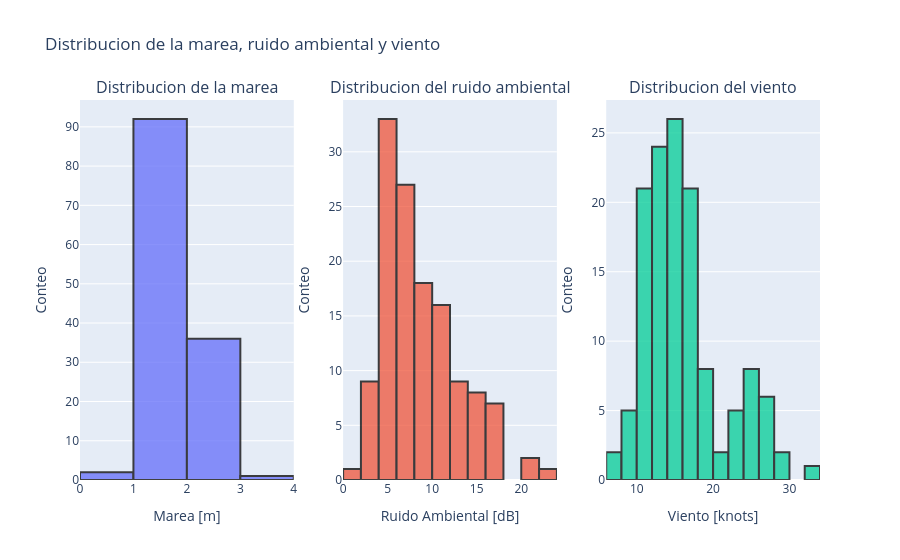

Here is the notebook cell this chart was saved with:
### Code cell
from plotly.subplots import make_subplots
import plotly.graph_objects as go

fig = make_subplots(
    rows=1,
    cols=3,
    subplot_titles=(
        'Distribucion de la marea',
        'Distribucion del ruido ambiental',
        'Distribucion del viento'
    )
)

SeaState_bins = 3
AmbientNoise_bins = 20
Wind_bins = 20

fig.add_trace(
    go.Histogram(
        x=df['Sea State'],
        name='Sea State',
        opacity=0.75,
        nbinsx=SeaState_bins,
        marker=dict(line=dict(width=2, color='black'))
    ),
    row=1, col=1
)

fig.add_trace(
    go.Histogram(
        x=df['Ambient Noise'],
        name='Ambient Noise',
        opacity=0.75,
        nbinsx=AmbientNoise_bins,
        marker=dict(line=dict(width=2, color='black'))
    ),
    row=1, col=2
)

fig.add_trace(
    go.Histogram(
        x=df['Wind'],
        name='Wind',
        opacity=0.75,
        nbinsx=Wind_bins,
        marker=dict(line=dict(width=2, color='black'))
    ),
    row=1, col=3
)

fig.update_layout(
    title_text='Distribucion de la marea, ruido ambiental y viento',
    showlegend=False
)

fig.update_xaxes(title_text='Marea [m]', row=1, col=1)
fig.update_xaxes(title_text='Ruido Ambiental [dB]', row=1, col=2)
fig.update_xaxes(title_text='Viento [knots]', row=1, col=3)

fig.update_yaxes(title_text='Conteo', row=1, col=1)
fig.update_yaxes(title_text='Conteo', row=1, col=2)
fig.update_yaxes(title_text='Conteo', row=1, col=3)

fig.show()

### Figure 1 — Plotly figure (JSON) as saved in the notebook; plotly's stock layout.template omitted (floating-point values rounded to 4 significant figures; data arrays with more than 128 entries replaced by an {"elided": "..."} marker saying what was removed)
{"data": [{"marker": {"line": {"color": "black", "width": 2}}, "name": "Sea State", "nbinsx": 3, "opacity": 0.75, "type": "histogram", "x": {"elided": "131 float values"}, "xaxis": "x", "yaxis": "y"}, {"marker": {"line": {"color": "black", "width": 2}}, "name": "Ambient Noise", "nbinsx": 20, "opacity": 0.75, "type": "histogram", "x": {"elided": "131 float values"}, "xaxis": "x2", "yaxis": "y2"}, {"marker": {"line": {"color": "black", "width": 2}}, "name": "Wind", "nbinsx": 20, "opacity": 0.75, "type": "histogram", "x": {"elided": "131 float values"}, "xaxis": "x3", "yaxis": "y3"}], "layout": {"annotations": [{"font": {"size": 16}, "showarrow": false, "text": "Distribucion de la marea", "x": 0.1444, "xanchor": "center", "xref": "paper", "y": 1, "yanchor": "bottom", "yref": "paper"}, {"font": {"size": 16}, "showarrow": false, "text": "Distribucion del ruido ambiental", "x": 0.5, "xanchor": "center", "xref": "paper", "y": 1, "yanchor": "bottom", "yref": "paper"}, {"font": {"size": 16}, "showarrow": false, "text": "Distribucion del viento", "x": 0.8556, "xanchor": "center", "xref": "paper", "y": 1, "yanchor": "bottom", "yref": "paper"}], "showlegend": false, "title": {"text": "Distribucion de la marea, ruido ambiental y viento"}, "xaxis": {"anchor": "y", "domain": [0, 0.2889], "title": {"text": "Marea [m]"}}, "xaxis2": {"anchor": "y2", "domain": [0.3556, 0.6444], "title": {"text": "Ruido Ambiental [dB]"}}, "xaxis3": {"anchor": "y3", "domain": [0.7111, 1], "title": {"text": "Viento [knots]"}}, "yaxis": {"anchor": "x", "domain": [0, 1], "title": {"text": "Conteo"}}, "yaxis2": {"anchor": "x2", "domain": [0, 1], "title": {"text": "Conteo"}}, "yaxis3": {"anchor": "x3", "domain": [0, 1], "title": {"text": "Conteo"}}}}
